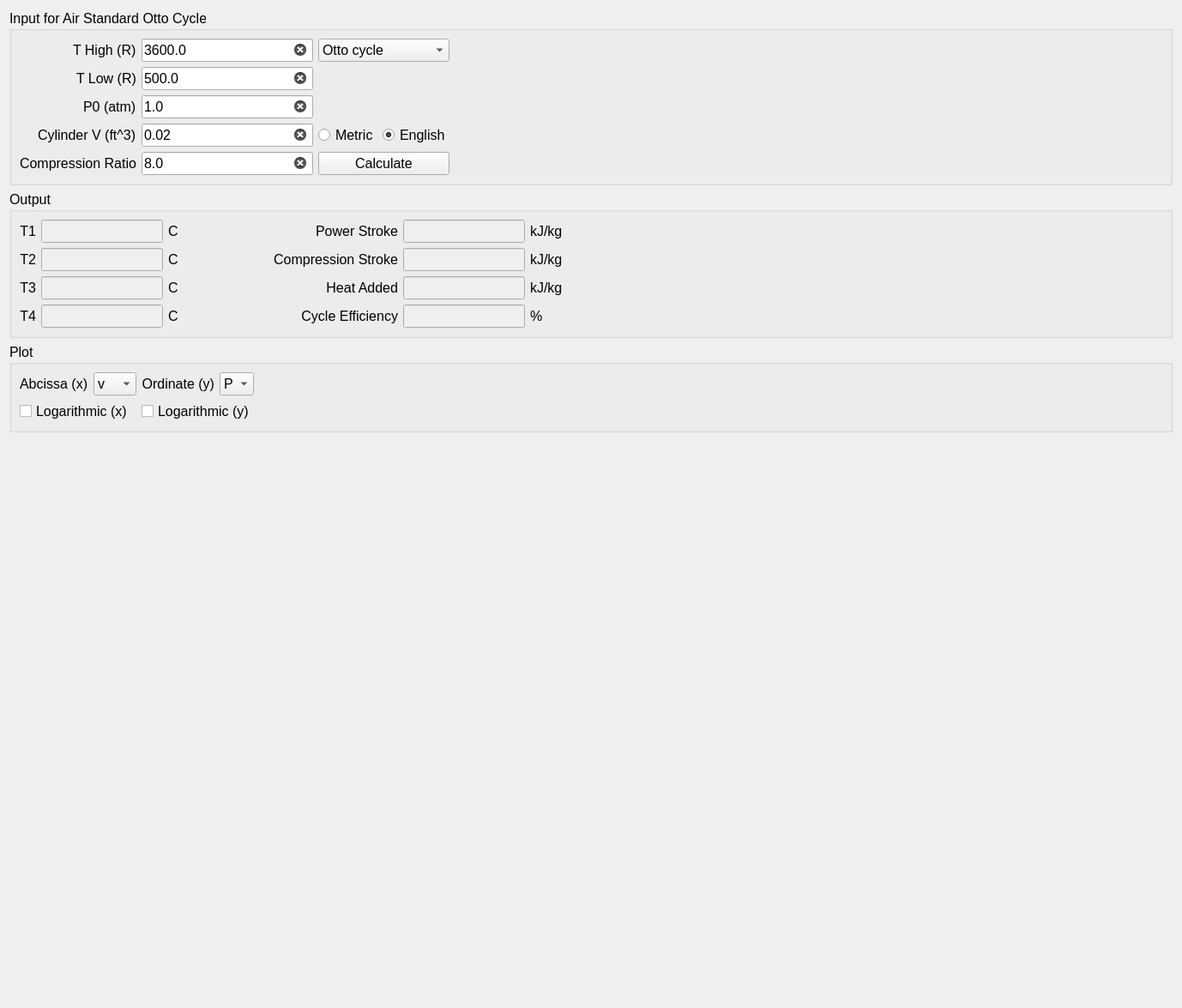
<?xml version="1.0" encoding="UTF-8"?>
<ui version="4.0">
 <class>Form</class>
 <widget class="QWidget" name="Form">
  <property name="geometry">
   <rect>
    <x>0</x>
    <y>0</y>
    <width>1378</width>
    <height>1175</height>
   </rect>
  </property>
  <property name="sizePolicy">
   <sizepolicy hsizetype="Preferred" vsizetype="Preferred">
    <horstretch>0</horstretch>
    <verstretch>0</verstretch>
   </sizepolicy>
  </property>
  <property name="windowTitle">
   <string>Form</string>
  </property>
  <layout class="QVBoxLayout" name="main_VerticalLayout">
   <item>
    <widget class="QGroupBox" name="gb_Input">
     <property name="sizePolicy">
      <sizepolicy hsizetype="Preferred" vsizetype="Fixed">
       <horstretch>0</horstretch>
       <verstretch>0</verstretch>
      </sizepolicy>
     </property>
     <property name="font">
      <font>
       <pointsize>12</pointsize>
      </font>
     </property>
     <property name="title">
      <string>Input for Air Standard Otto Cycle</string>
     </property>
     <layout class="QGridLayout" name="gridLayout">
      <item row="2" column="0" alignment="Qt::AlignRight">
       <widget class="QLabel" name="lbl_P0">
        <property name="sizePolicy">
         <sizepolicy hsizetype="Fixed" vsizetype="Fixed">
          <horstretch>0</horstretch>
          <verstretch>0</verstretch>
         </sizepolicy>
        </property>
        <property name="font">
         <font>
          <pointsize>12</pointsize>
         </font>
        </property>
        <property name="text">
         <string>P0 (atm)</string>
        </property>
       </widget>
      </item>
      <item row="1" column="0" alignment="Qt::AlignRight">
       <widget class="QLabel" name="lbl_TLow">
        <property name="sizePolicy">
         <sizepolicy hsizetype="Fixed" vsizetype="Fixed">
          <horstretch>0</horstretch>
          <verstretch>0</verstretch>
         </sizepolicy>
        </property>
        <property name="font">
         <font>
          <pointsize>12</pointsize>
         </font>
        </property>
        <property name="text">
         <string>T Low (R)</string>
        </property>
       </widget>
      </item>
      <item row="1" column="1">
       <widget class="QLineEdit" name="le_TLow">
        <property name="sizePolicy">
         <sizepolicy hsizetype="Preferred" vsizetype="Fixed">
          <horstretch>0</horstretch>
          <verstretch>0</verstretch>
         </sizepolicy>
        </property>
        <property name="maximumSize">
         <size>
          <width>200</width>
          <height>16777215</height>
         </size>
        </property>
        <property name="font">
         <font>
          <pointsize>12</pointsize>
         </font>
        </property>
        <property name="text">
         <string>500.0</string>
        </property>
        <property name="placeholderText">
         <string>enter a value for the high pressure isobar</string>
        </property>
        <property name="clearButtonEnabled">
         <bool>true</bool>
        </property>
       </widget>
      </item>
      <item row="3" column="0" alignment="Qt::AlignRight">
       <widget class="QLabel" name="lbl_V0">
        <property name="sizePolicy">
         <sizepolicy hsizetype="Fixed" vsizetype="Fixed">
          <horstretch>0</horstretch>
          <verstretch>0</verstretch>
         </sizepolicy>
        </property>
        <property name="font">
         <font>
          <pointsize>12</pointsize>
         </font>
        </property>
        <property name="text">
         <string>Cylinder V (ft^3)</string>
        </property>
       </widget>
      </item>
      <item row="0" column="0" alignment="Qt::AlignRight">
       <widget class="QLabel" name="lbl_THigh">
        <property name="sizePolicy">
         <sizepolicy hsizetype="Fixed" vsizetype="Fixed">
          <horstretch>0</horstretch>
          <verstretch>0</verstretch>
         </sizepolicy>
        </property>
        <property name="font">
         <font>
          <pointsize>12</pointsize>
         </font>
        </property>
        <property name="text">
         <string>T High (R)</string>
        </property>
       </widget>
      </item>
      <item row="3" column="4">
       <spacer name="horizontalSpacer_3">
        <property name="orientation">
         <enum>Qt::Horizontal</enum>
        </property>
        <property name="sizeHint" stdset="0">
         <size>
          <width>40</width>
          <height>20</height>
         </size>
        </property>
       </spacer>
      </item>
      <item row="0" column="1">
       <widget class="QLineEdit" name="le_THigh">
        <property name="sizePolicy">
         <sizepolicy hsizetype="Preferred" vsizetype="Fixed">
          <horstretch>0</horstretch>
          <verstretch>0</verstretch>
         </sizepolicy>
        </property>
        <property name="maximumSize">
         <size>
          <width>200</width>
          <height>16777215</height>
         </size>
        </property>
        <property name="font">
         <font>
          <pointsize>12</pointsize>
         </font>
        </property>
        <property name="text">
         <string>3600.0</string>
        </property>
        <property name="placeholderText">
         <string>enter a value for the high pressure isobar</string>
        </property>
        <property name="clearButtonEnabled">
         <bool>true</bool>
        </property>
       </widget>
      </item>
      <item row="3" column="1">
       <widget class="QLineEdit" name="le_V0">
        <property name="sizePolicy">
         <sizepolicy hsizetype="Preferred" vsizetype="Fixed">
          <horstretch>0</horstretch>
          <verstretch>0</verstretch>
         </sizepolicy>
        </property>
        <property name="maximumSize">
         <size>
          <width>200</width>
          <height>16777215</height>
         </size>
        </property>
        <property name="font">
         <font>
          <pointsize>12</pointsize>
         </font>
        </property>
        <property name="text">
         <string>0.02</string>
        </property>
        <property name="clearButtonEnabled">
         <bool>true</bool>
        </property>
       </widget>
      </item>
      <item row="2" column="1">
       <widget class="QLineEdit" name="le_P0">
        <property name="sizePolicy">
         <sizepolicy hsizetype="Preferred" vsizetype="Fixed">
          <horstretch>0</horstretch>
          <verstretch>0</verstretch>
         </sizepolicy>
        </property>
        <property name="maximumSize">
         <size>
          <width>200</width>
          <height>16777215</height>
         </size>
        </property>
        <property name="font">
         <font>
          <pointsize>12</pointsize>
         </font>
        </property>
        <property name="text">
         <string>1.0</string>
        </property>
        <property name="placeholderText">
         <string>enter a value for the low pressure isobar</string>
        </property>
        <property name="clearButtonEnabled">
         <bool>true</bool>
        </property>
       </widget>
      </item>
      <item row="4" column="1">
       <widget class="QLineEdit" name="le_CR">
        <property name="sizePolicy">
         <sizepolicy hsizetype="Expanding" vsizetype="Fixed">
          <horstretch>0</horstretch>
          <verstretch>0</verstretch>
         </sizepolicy>
        </property>
        <property name="maximumSize">
         <size>
          <width>200</width>
          <height>16777215</height>
         </size>
        </property>
        <property name="font">
         <font>
          <pointsize>12</pointsize>
         </font>
        </property>
        <property name="text">
         <string>8.0</string>
        </property>
        <property name="placeholderText">
         <string>turbine isentropic efficiency 0.0&lt;eta&lt;=1.0</string>
        </property>
        <property name="clearButtonEnabled">
         <bool>true</bool>
        </property>
       </widget>
      </item>
      <item row="4" column="0" alignment="Qt::AlignRight">
       <widget class="QLabel" name="lbl_CR">
        <property name="sizePolicy">
         <sizepolicy hsizetype="Fixed" vsizetype="Fixed">
          <horstretch>0</horstretch>
          <verstretch>0</verstretch>
         </sizepolicy>
        </property>
        <property name="font">
         <font>
          <pointsize>12</pointsize>
         </font>
        </property>
        <property name="text">
         <string>Compression Ratio</string>
        </property>
        <property name="textFormat">
         <enum>Qt::PlainText</enum>
        </property>
       </widget>
      </item>
      <item row="3" column="3">
       <widget class="QRadioButton" name="rdo_English">
        <property name="sizePolicy">
         <sizepolicy hsizetype="Fixed" vsizetype="Fixed">
          <horstretch>0</horstretch>
          <verstretch>0</verstretch>
         </sizepolicy>
        </property>
        <property name="font">
         <font>
          <pointsize>12</pointsize>
         </font>
        </property>
        <property name="text">
         <string>English</string>
        </property>
        <property name="checked">
         <bool>true</bool>
        </property>
       </widget>
      </item>
      <item row="3" column="2">
       <widget class="QRadioButton" name="rdo_Metric">
        <property name="sizePolicy">
         <sizepolicy hsizetype="Fixed" vsizetype="Fixed">
          <horstretch>0</horstretch>
          <verstretch>0</verstretch>
         </sizepolicy>
        </property>
        <property name="font">
         <font>
          <pointsize>12</pointsize>
         </font>
        </property>
        <property name="text">
         <string>Metric</string>
        </property>
        <property name="checked">
         <bool>false</bool>
        </property>
       </widget>
      </item>
      <item row="4" column="2" colspan="2">
       <widget class="QPushButton" name="btn_Calculate">
        <property name="sizePolicy">
         <sizepolicy hsizetype="Minimum" vsizetype="Preferred">
          <horstretch>0</horstretch>
          <verstretch>0</verstretch>
         </sizepolicy>
        </property>
        <property name="font">
         <font>
          <pointsize>12</pointsize>
         </font>
        </property>
        <property name="text">
         <string>Calculate</string>
        </property>
       </widget>
      </item>
      <item row="0" column="2" colspan="2">
       <widget class="QComboBox" name="cmb_OttoDiesel">
        <item>
         <property name="text">
          <string>Otto cycle</string>
         </property>
        </item>
        <item>
         <property name="text">
          <string>Diesel cycle</string>
         </property>
        </item>
       </widget>
      </item>
     </layout>
    </widget>
   </item>
   <item>
    <widget class="QGroupBox" name="gb_Output">
     <property name="sizePolicy">
      <sizepolicy hsizetype="MinimumExpanding" vsizetype="Fixed">
       <horstretch>0</horstretch>
       <verstretch>0</verstretch>
      </sizepolicy>
     </property>
     <property name="font">
      <font>
       <pointsize>12</pointsize>
      </font>
     </property>
     <property name="title">
      <string>Output</string>
     </property>
     <layout class="QGridLayout" name="grid_Output">
      <item row="4" column="0">
       <widget class="QLabel" name="label_7">
        <property name="sizePolicy">
         <sizepolicy hsizetype="Fixed" vsizetype="Fixed">
          <horstretch>0</horstretch>
          <verstretch>0</verstretch>
         </sizepolicy>
        </property>
        <property name="font">
         <font>
          <pointsize>12</pointsize>
         </font>
        </property>
        <property name="text">
         <string>T4</string>
        </property>
        <property name="alignment">
         <set>Qt::AlignRight|Qt::AlignTrailing|Qt::AlignVCenter</set>
        </property>
       </widget>
      </item>
      <item row="3" column="1">
       <widget class="QLineEdit" name="le_T3">
        <property name="enabled">
         <bool>false</bool>
        </property>
        <property name="sizePolicy">
         <sizepolicy hsizetype="Fixed" vsizetype="Fixed">
          <horstretch>0</horstretch>
          <verstretch>0</verstretch>
         </sizepolicy>
        </property>
        <property name="minimumSize">
         <size>
          <width>0</width>
          <height>0</height>
         </size>
        </property>
        <property name="maximumSize">
         <size>
          <width>200</width>
          <height>16777215</height>
         </size>
        </property>
        <property name="baseSize">
         <size>
          <width>150</width>
          <height>0</height>
         </size>
        </property>
        <property name="font">
         <font>
          <pointsize>12</pointsize>
         </font>
        </property>
       </widget>
      </item>
      <item row="4" column="1">
       <widget class="QLineEdit" name="le_T4">
        <property name="enabled">
         <bool>false</bool>
        </property>
        <property name="sizePolicy">
         <sizepolicy hsizetype="Fixed" vsizetype="Fixed">
          <horstretch>0</horstretch>
          <verstretch>0</verstretch>
         </sizepolicy>
        </property>
        <property name="minimumSize">
         <size>
          <width>0</width>
          <height>0</height>
         </size>
        </property>
        <property name="maximumSize">
         <size>
          <width>200</width>
          <height>16777215</height>
         </size>
        </property>
        <property name="baseSize">
         <size>
          <width>150</width>
          <height>0</height>
         </size>
        </property>
        <property name="font">
         <font>
          <pointsize>12</pointsize>
         </font>
        </property>
       </widget>
      </item>
      <item row="3" column="3" alignment="Qt::AlignRight">
       <widget class="QLabel" name="label_11">
        <property name="sizePolicy">
         <sizepolicy hsizetype="Fixed" vsizetype="Fixed">
          <horstretch>0</horstretch>
          <verstretch>0</verstretch>
         </sizepolicy>
        </property>
        <property name="font">
         <font>
          <pointsize>12</pointsize>
         </font>
        </property>
        <property name="text">
         <string>Heat Added</string>
        </property>
        <property name="alignment">
         <set>Qt::AlignRight|Qt::AlignTrailing|Qt::AlignVCenter</set>
        </property>
       </widget>
      </item>
      <item row="2" column="0">
       <widget class="QLabel" name="label_5">
        <property name="sizePolicy">
         <sizepolicy hsizetype="Fixed" vsizetype="Fixed">
          <horstretch>0</horstretch>
          <verstretch>0</verstretch>
         </sizepolicy>
        </property>
        <property name="font">
         <font>
          <pointsize>12</pointsize>
         </font>
        </property>
        <property name="text">
         <string>T2</string>
        </property>
        <property name="alignment">
         <set>Qt::AlignRight|Qt::AlignTrailing|Qt::AlignVCenter</set>
        </property>
       </widget>
      </item>
      <item row="2" column="1">
       <widget class="QLineEdit" name="le_T2">
        <property name="enabled">
         <bool>false</bool>
        </property>
        <property name="sizePolicy">
         <sizepolicy hsizetype="Fixed" vsizetype="Fixed">
          <horstretch>0</horstretch>
          <verstretch>0</verstretch>
         </sizepolicy>
        </property>
        <property name="minimumSize">
         <size>
          <width>0</width>
          <height>0</height>
         </size>
        </property>
        <property name="maximumSize">
         <size>
          <width>200</width>
          <height>16777215</height>
         </size>
        </property>
        <property name="baseSize">
         <size>
          <width>150</width>
          <height>0</height>
         </size>
        </property>
        <property name="font">
         <font>
          <pointsize>12</pointsize>
         </font>
        </property>
       </widget>
      </item>
      <item row="0" column="1">
       <widget class="QLineEdit" name="le_T1">
        <property name="enabled">
         <bool>false</bool>
        </property>
        <property name="sizePolicy">
         <sizepolicy hsizetype="Fixed" vsizetype="Fixed">
          <horstretch>0</horstretch>
          <verstretch>0</verstretch>
         </sizepolicy>
        </property>
        <property name="minimumSize">
         <size>
          <width>0</width>
          <height>0</height>
         </size>
        </property>
        <property name="maximumSize">
         <size>
          <width>200</width>
          <height>16777215</height>
         </size>
        </property>
        <property name="baseSize">
         <size>
          <width>150</width>
          <height>0</height>
         </size>
        </property>
        <property name="font">
         <font>
          <pointsize>12</pointsize>
         </font>
        </property>
       </widget>
      </item>
      <item row="0" column="4">
       <widget class="QLineEdit" name="le_PowerStroke">
        <property name="enabled">
         <bool>false</bool>
        </property>
        <property name="sizePolicy">
         <sizepolicy hsizetype="Fixed" vsizetype="Fixed">
          <horstretch>0</horstretch>
          <verstretch>0</verstretch>
         </sizepolicy>
        </property>
        <property name="minimumSize">
         <size>
          <width>0</width>
          <height>0</height>
         </size>
        </property>
        <property name="maximumSize">
         <size>
          <width>200</width>
          <height>16777215</height>
         </size>
        </property>
        <property name="baseSize">
         <size>
          <width>150</width>
          <height>0</height>
         </size>
        </property>
        <property name="font">
         <font>
          <pointsize>12</pointsize>
         </font>
        </property>
       </widget>
      </item>
      <item row="3" column="4">
       <widget class="QLineEdit" name="le_HeatAdded">
        <property name="enabled">
         <bool>false</bool>
        </property>
        <property name="sizePolicy">
         <sizepolicy hsizetype="Fixed" vsizetype="Fixed">
          <horstretch>0</horstretch>
          <verstretch>0</verstretch>
         </sizepolicy>
        </property>
        <property name="minimumSize">
         <size>
          <width>0</width>
          <height>0</height>
         </size>
        </property>
        <property name="maximumSize">
         <size>
          <width>200</width>
          <height>16777215</height>
         </size>
        </property>
        <property name="baseSize">
         <size>
          <width>150</width>
          <height>0</height>
         </size>
        </property>
        <property name="font">
         <font>
          <pointsize>12</pointsize>
         </font>
        </property>
       </widget>
      </item>
      <item row="0" column="2">
       <widget class="QLabel" name="lbl_T1Units">
        <property name="sizePolicy">
         <sizepolicy hsizetype="Fixed" vsizetype="Fixed">
          <horstretch>0</horstretch>
          <verstretch>0</verstretch>
         </sizepolicy>
        </property>
        <property name="baseSize">
         <size>
          <width>0</width>
          <height>0</height>
         </size>
        </property>
        <property name="font">
         <font>
          <pointsize>12</pointsize>
         </font>
        </property>
        <property name="text">
         <string>C</string>
        </property>
       </widget>
      </item>
      <item row="3" column="0">
       <widget class="QLabel" name="label_9">
        <property name="sizePolicy">
         <sizepolicy hsizetype="Fixed" vsizetype="Fixed">
          <horstretch>0</horstretch>
          <verstretch>0</verstretch>
         </sizepolicy>
        </property>
        <property name="font">
         <font>
          <pointsize>12</pointsize>
         </font>
        </property>
        <property name="text">
         <string>T3</string>
        </property>
        <property name="alignment">
         <set>Qt::AlignRight|Qt::AlignTrailing|Qt::AlignVCenter</set>
        </property>
       </widget>
      </item>
      <item row="0" column="3" alignment="Qt::AlignRight">
       <widget class="QLabel" name="label_14">
        <property name="sizePolicy">
         <sizepolicy hsizetype="Fixed" vsizetype="Fixed">
          <horstretch>0</horstretch>
          <verstretch>0</verstretch>
         </sizepolicy>
        </property>
        <property name="font">
         <font>
          <pointsize>12</pointsize>
         </font>
        </property>
        <property name="text">
         <string>Power Stroke</string>
        </property>
        <property name="alignment">
         <set>Qt::AlignRight|Qt::AlignTrailing|Qt::AlignVCenter</set>
        </property>
       </widget>
      </item>
      <item row="0" column="0">
       <widget class="QLabel" name="label_2">
        <property name="sizePolicy">
         <sizepolicy hsizetype="Fixed" vsizetype="Fixed">
          <horstretch>0</horstretch>
          <verstretch>0</verstretch>
         </sizepolicy>
        </property>
        <property name="font">
         <font>
          <pointsize>12</pointsize>
         </font>
        </property>
        <property name="focusPolicy">
         <enum>Qt::WheelFocus</enum>
        </property>
        <property name="text">
         <string>T1</string>
        </property>
        <property name="alignment">
         <set>Qt::AlignRight|Qt::AlignTrailing|Qt::AlignVCenter</set>
        </property>
       </widget>
      </item>
      <item row="4" column="3" alignment="Qt::AlignRight">
       <widget class="QLabel" name="label_10">
        <property name="sizePolicy">
         <sizepolicy hsizetype="Fixed" vsizetype="Fixed">
          <horstretch>0</horstretch>
          <verstretch>0</verstretch>
         </sizepolicy>
        </property>
        <property name="minimumSize">
         <size>
          <width>250</width>
          <height>0</height>
         </size>
        </property>
        <property name="font">
         <font>
          <pointsize>12</pointsize>
         </font>
        </property>
        <property name="text">
         <string>Cycle Efficiency</string>
        </property>
        <property name="alignment">
         <set>Qt::AlignRight|Qt::AlignTrailing|Qt::AlignVCenter</set>
        </property>
       </widget>
      </item>
      <item row="0" column="5">
       <widget class="QLabel" name="lbl_PowerStrokeUnits">
        <property name="sizePolicy">
         <sizepolicy hsizetype="Fixed" vsizetype="Fixed">
          <horstretch>0</horstretch>
          <verstretch>0</verstretch>
         </sizepolicy>
        </property>
        <property name="font">
         <font>
          <pointsize>12</pointsize>
         </font>
        </property>
        <property name="text">
         <string>kJ/kg</string>
        </property>
       </widget>
      </item>
      <item row="4" column="2">
       <widget class="QLabel" name="lbl_T4Units">
        <property name="sizePolicy">
         <sizepolicy hsizetype="Fixed" vsizetype="Fixed">
          <horstretch>0</horstretch>
          <verstretch>0</verstretch>
         </sizepolicy>
        </property>
        <property name="baseSize">
         <size>
          <width>0</width>
          <height>0</height>
         </size>
        </property>
        <property name="font">
         <font>
          <pointsize>12</pointsize>
         </font>
        </property>
        <property name="text">
         <string>C</string>
        </property>
       </widget>
      </item>
      <item row="3" column="2">
       <widget class="QLabel" name="lbl_T3Units">
        <property name="sizePolicy">
         <sizepolicy hsizetype="Fixed" vsizetype="Fixed">
          <horstretch>0</horstretch>
          <verstretch>0</verstretch>
         </sizepolicy>
        </property>
        <property name="baseSize">
         <size>
          <width>0</width>
          <height>0</height>
         </size>
        </property>
        <property name="font">
         <font>
          <pointsize>12</pointsize>
         </font>
        </property>
        <property name="text">
         <string>C</string>
        </property>
       </widget>
      </item>
      <item row="4" column="5">
       <widget class="QLabel" name="label_12">
        <property name="sizePolicy">
         <sizepolicy hsizetype="Fixed" vsizetype="Fixed">
          <horstretch>0</horstretch>
          <verstretch>0</verstretch>
         </sizepolicy>
        </property>
        <property name="font">
         <font>
          <pointsize>12</pointsize>
         </font>
        </property>
        <property name="text">
         <string>%</string>
        </property>
       </widget>
      </item>
      <item row="4" column="4">
       <widget class="QLineEdit" name="le_Efficiency">
        <property name="enabled">
         <bool>false</bool>
        </property>
        <property name="sizePolicy">
         <sizepolicy hsizetype="Fixed" vsizetype="Fixed">
          <horstretch>0</horstretch>
          <verstretch>0</verstretch>
         </sizepolicy>
        </property>
        <property name="minimumSize">
         <size>
          <width>0</width>
          <height>0</height>
         </size>
        </property>
        <property name="maximumSize">
         <size>
          <width>200</width>
          <height>16777215</height>
         </size>
        </property>
        <property name="baseSize">
         <size>
          <width>150</width>
          <height>0</height>
         </size>
        </property>
        <property name="font">
         <font>
          <pointsize>12</pointsize>
         </font>
        </property>
       </widget>
      </item>
      <item row="3" column="6">
       <spacer name="horizontalSpacer_2">
        <property name="orientation">
         <enum>Qt::Horizontal</enum>
        </property>
        <property name="sizeHint" stdset="0">
         <size>
          <width>40</width>
          <height>20</height>
         </size>
        </property>
       </spacer>
      </item>
      <item row="3" column="5">
       <widget class="QLabel" name="lbl_HeatInUnits">
        <property name="sizePolicy">
         <sizepolicy hsizetype="Fixed" vsizetype="Fixed">
          <horstretch>0</horstretch>
          <verstretch>0</verstretch>
         </sizepolicy>
        </property>
        <property name="font">
         <font>
          <pointsize>12</pointsize>
         </font>
        </property>
        <property name="text">
         <string>kJ/kg</string>
        </property>
       </widget>
      </item>
      <item row="2" column="5">
       <widget class="QLabel" name="lbl_CompressionStrokeUnits">
        <property name="sizePolicy">
         <sizepolicy hsizetype="Fixed" vsizetype="Fixed">
          <horstretch>0</horstretch>
          <verstretch>0</verstretch>
         </sizepolicy>
        </property>
        <property name="font">
         <font>
          <pointsize>12</pointsize>
         </font>
        </property>
        <property name="text">
         <string>kJ/kg</string>
        </property>
       </widget>
      </item>
      <item row="2" column="2">
       <widget class="QLabel" name="lbl_T2Units">
        <property name="sizePolicy">
         <sizepolicy hsizetype="Fixed" vsizetype="Fixed">
          <horstretch>0</horstretch>
          <verstretch>0</verstretch>
         </sizepolicy>
        </property>
        <property name="baseSize">
         <size>
          <width>0</width>
          <height>0</height>
         </size>
        </property>
        <property name="font">
         <font>
          <pointsize>12</pointsize>
         </font>
        </property>
        <property name="text">
         <string>C</string>
        </property>
       </widget>
      </item>
      <item row="2" column="4">
       <widget class="QLineEdit" name="le_CompressionStroke">
        <property name="enabled">
         <bool>false</bool>
        </property>
        <property name="sizePolicy">
         <sizepolicy hsizetype="Fixed" vsizetype="Fixed">
          <horstretch>0</horstretch>
          <verstretch>0</verstretch>
         </sizepolicy>
        </property>
        <property name="minimumSize">
         <size>
          <width>0</width>
          <height>0</height>
         </size>
        </property>
        <property name="maximumSize">
         <size>
          <width>200</width>
          <height>16777215</height>
         </size>
        </property>
        <property name="baseSize">
         <size>
          <width>150</width>
          <height>0</height>
         </size>
        </property>
        <property name="font">
         <font>
          <pointsize>12</pointsize>
         </font>
        </property>
       </widget>
      </item>
      <item row="2" column="3" alignment="Qt::AlignRight">
       <widget class="QLabel" name="label_15">
        <property name="sizePolicy">
         <sizepolicy hsizetype="Fixed" vsizetype="Fixed">
          <horstretch>0</horstretch>
          <verstretch>0</verstretch>
         </sizepolicy>
        </property>
        <property name="font">
         <font>
          <pointsize>12</pointsize>
         </font>
        </property>
        <property name="text">
         <string>Compression Stroke</string>
        </property>
        <property name="alignment">
         <set>Qt::AlignRight|Qt::AlignTrailing|Qt::AlignVCenter</set>
        </property>
       </widget>
      </item>
     </layout>
    </widget>
   </item>
   <item>
    <widget class="QGroupBox" name="gb_Plot">
     <property name="sizePolicy">
      <sizepolicy hsizetype="MinimumExpanding" vsizetype="Fixed">
       <horstretch>0</horstretch>
       <verstretch>0</verstretch>
      </sizepolicy>
     </property>
     <property name="font">
      <font>
       <pointsize>12</pointsize>
      </font>
     </property>
     <property name="title">
      <string>Plot</string>
     </property>
     <layout class="QGridLayout" name="grid_Plot">
      <item row="0" column="4">
       <spacer name="horizontalSpacer">
        <property name="orientation">
         <enum>Qt::Horizontal</enum>
        </property>
        <property name="sizeHint" stdset="0">
         <size>
          <width>40</width>
          <height>20</height>
         </size>
        </property>
       </spacer>
      </item>
      <item row="0" column="3">
       <widget class="QComboBox" name="cmb_Ordinate">
        <property name="maximumSize">
         <size>
          <width>50</width>
          <height>16777215</height>
         </size>
        </property>
        <property name="currentIndex">
         <number>0</number>
        </property>
        <item>
         <property name="text">
          <string>P</string>
         </property>
        </item>
        <item>
         <property name="text">
          <string>T</string>
         </property>
        </item>
        <item>
         <property name="text">
          <string>u</string>
         </property>
        </item>
        <item>
         <property name="text">
          <string>h</string>
         </property>
        </item>
        <item>
         <property name="text">
          <string>s</string>
         </property>
        </item>
        <item>
         <property name="text">
          <string>v</string>
         </property>
        </item>
       </widget>
      </item>
      <item row="0" column="0">
       <widget class="QLabel" name="lbl_Abcissa">
        <property name="maximumSize">
         <size>
          <width>150</width>
          <height>16777215</height>
         </size>
        </property>
        <property name="text">
         <string>Abcissa (x)</string>
        </property>
       </widget>
      </item>
      <item row="0" column="2">
       <widget class="QLabel" name="lbl_Ordinate">
        <property name="maximumSize">
         <size>
          <width>150</width>
          <height>16777215</height>
         </size>
        </property>
        <property name="text">
         <string>Ordinate (y)</string>
        </property>
        <property name="alignment">
         <set>Qt::AlignRight|Qt::AlignTrailing|Qt::AlignVCenter</set>
        </property>
       </widget>
      </item>
      <item row="1" column="0" colspan="2">
       <widget class="QCheckBox" name="chk_LogAbcissa">
        <property name="text">
         <string>Logarithmic (x)</string>
        </property>
       </widget>
      </item>
      <item row="1" column="2" colspan="2">
       <widget class="QCheckBox" name="chk_LogOrdinate">
        <property name="text">
         <string>Logarithmic (y)</string>
        </property>
       </widget>
      </item>
      <item row="0" column="1">
       <widget class="QComboBox" name="cmb_Abcissa">
        <property name="sizePolicy">
         <sizepolicy hsizetype="MinimumExpanding" vsizetype="Fixed">
          <horstretch>0</horstretch>
          <verstretch>0</verstretch>
         </sizepolicy>
        </property>
        <property name="maximumSize">
         <size>
          <width>50</width>
          <height>16777215</height>
         </size>
        </property>
        <property name="currentText">
         <string>v</string>
        </property>
        <property name="currentIndex">
         <number>5</number>
        </property>
        <item>
         <property name="text">
          <string>P</string>
         </property>
        </item>
        <item>
         <property name="text">
          <string>T</string>
         </property>
        </item>
        <item>
         <property name="text">
          <string>u</string>
         </property>
        </item>
        <item>
         <property name="text">
          <string>h</string>
         </property>
        </item>
        <item>
         <property name="text">
          <string>s</string>
         </property>
        </item>
        <item>
         <property name="text">
          <string>v</string>
         </property>
        </item>
       </widget>
      </item>
     </layout>
    </widget>
   </item>
   <item>
    <spacer name="verticalSpacer">
     <property name="orientation">
      <enum>Qt::Vertical</enum>
     </property>
     <property name="sizeHint" stdset="0">
      <size>
       <width>20</width>
       <height>40</height>
      </size>
     </property>
    </spacer>
   </item>
  </layout>
 </widget>
 <resources/>
 <connections/>
</ui>
